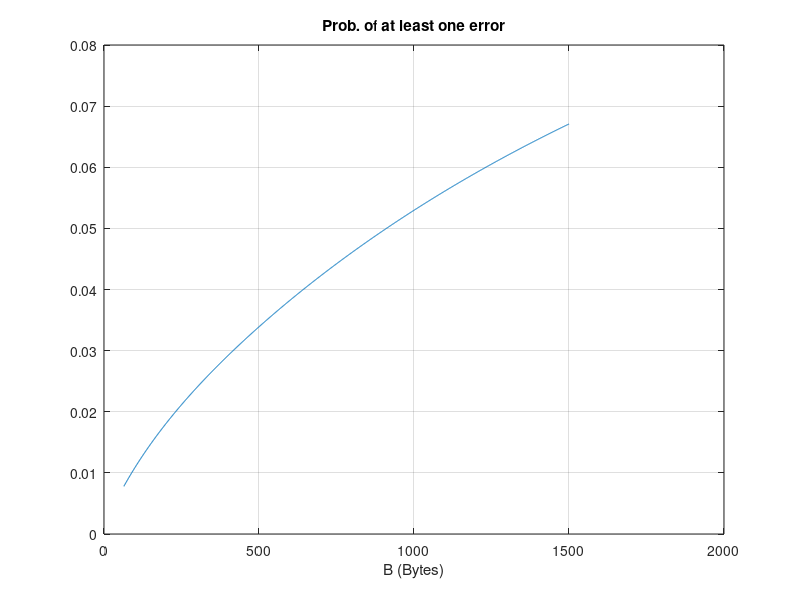
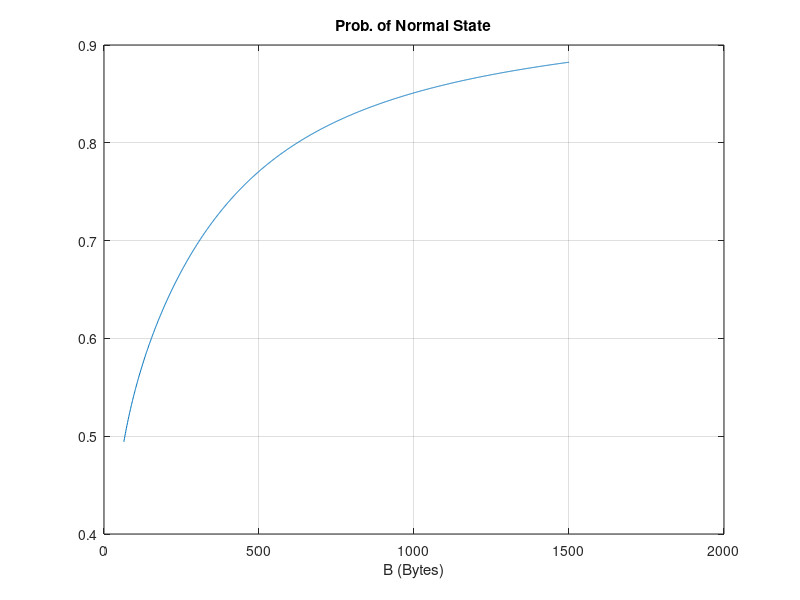
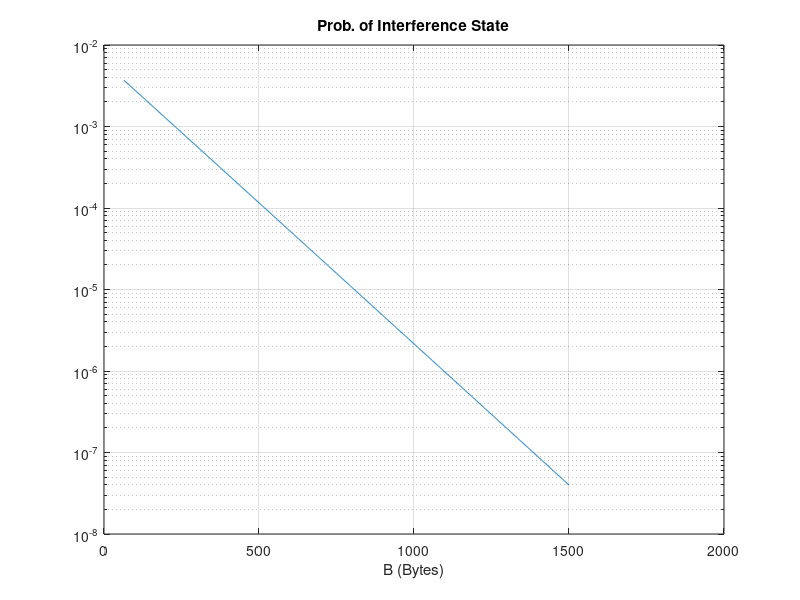

The MATLAB script that drew these images, in order:

%%estado 0->estado 1->....
%%3a
states = [10^-6 10^-5 10^-4 10^-3 10^-2];
%%formula slide 39
p0=1/(1+(8/600)+((8/600)*(5/100)));

p1=(p0*(8/(600*100)))*100;

p2=p0*((8*5)/(600*100))*100;

p3=(p0*((8*5*2)/(600*100*20)))*100;

p4=(p0*((8*5*2*1)/(600*100*20*5)))*100;

fprintf("Probability of link being in each of the five states\n")
fprintf("Estado 10^-6: %.2e\n", p0);
fprintf("Estado 10^-5: %.2e\n", p1);
fprintf("Estado 10^-4: %.2e\n", p2);
fprintf("Estado 10^-3: %.2e\n", p3);
fprintf("Estado 10^-5: %.2e\n\n", p4);

%%3b - a e b sao propriedades equivalentes
%%resposta slide 34: A probabilidade pij pode ser interpretada como a proporção de tempo
%%em que o processo está no estado j
fprintf(['Pelas propriedades das cadeias de Markov, a probabilidade de um link estar num determinado estado é igual à percentagem de tempo médio que cada link fica ness estado\n\n']);
%%3c

avgber = (10e-6)*p0 + (10e-5)*p1 + (10e-4)*p2 + (10e-3)*p3 + (10e-2)*p4;
fprintf("Average BER of the link: %.2e\n\n", avgber);


%%3d

t0=(1/8)*60;

t1=(1/(5+600))*60;

t2=(1/(2+100))*60;

t3=(1/(1+20))*60;

t4=1/(5)*60;

fprintf("Average time duration that the link stays in each state\n")
fprintf("Estado 10^-6: %1.2f minutos\n", t0);
fprintf("Estado 10^-5: %1.2f minutos\n", t1);
fprintf("Estado 10^-4: %1.2f minutos\n", t2);
fprintf("Estado 10^-3: %1.2f minutos\n", t3);
fprintf("Estado 10^-2: %1.2f minutos\n\n", t4);

%%3e 
pinterf=p3+p4;
pnormal=p0+p1+p2;

fprintf("Probability of normal state: %.6f \n", pnormal);
fprintf("Probability of interference state: %.2e \n\n", pinterf);


%%3f
bern = ((10^-6)*p0 + (10^-5)*p1 + (10^-4)*p2) / pnormal;
beri = ((10^-3)*p3 + (10^-2)*p4) / pinterf;

fprintf("Average ber when normal state: %.2e \n", bern);
fprintf("Average ber when interference state: %.2e \n", beri);

%%3g: ver slide 13
x=64:1500;
p_err_1=1 - (((1-(10^-6)).^(x.*8))); %-> estado 0
p_err_2= 1 - (((1-(10^-5)).^(x.*8)));% estado 1...
p_err_3=1 - (((1-(10^-4)).^(x.*8)));
p_err_4=1 - (( (1-(10^-3)).^(x.*8)));
p_err_5= 1 - (((1-(10^-2)).^(x.*8 )));
prob=p_err_1*p0 + p_err_2*p1 + p_err_3.*p2 + p_err_4.*p3 + p_err_5.*p4; 

figure(1)
plot(x,prob)
title("Prob. of at least one error")
xlabel("B (Bytes)")
grid on

%%3h
%%prob estado normal=pnormal=p0+p1+p2;
%%1-probabilidade sem erros 
p_errs1 = 1 - (1 - 10^-6).^(x.*8); %%evitamos de fazer nchoosek pq de 0 é sempre 1, nao gastamos memoria do pc (smort i know)
p_errs2 = 1 - (1 - 10^-5).^(x.*8);
p_errs3 = 1 - (1 - 10^-4).^(x.*8);
p_errs4 = 1 - (1 - 10^-3).^(x.*8);
p_errs5 = 1 - (1 - 10^-2).^(x.*8);
pnormal_plot = (p_errs1.*p0 + p_errs2.*p1 + p_errs3.*p2) ./ (p_errs1.*p0 + p_errs2.*p1 + p_errs3.*p2 + p_errs4.*p3 + p_errs5.*p4);


figure(2)
plot(x, pnormal_plot)
title("Prob. of Normal State")
xlabel("B (Bytes)")
%%axis([0 1500 0.93 1])
grid on


%%3i
%%pinterf=p3+p4;
p_n1 = (1 - 10^-6).^(x.*8);
p_n2 = (1 - 10^-5).^(x.*8);
p_n3 = (1 - 10^-4).^(x.*8);
p_n4 = (1 - 10^-3).^(x.*8);
p_n5 = (1 - 10^-2).^(x.*8);

pint_plot = (p_n4.*p3 + p_n5.*p4) ./ (p_n1.*p0 + p_n2.*p1 + p_n3.*p2 + p_n4.*p3 + p_n5.*p4);

figure(3)
semilogy(x, pint_plot)
title("Prob. of Interference State")
xlabel("B (Bytes)")
grid on













